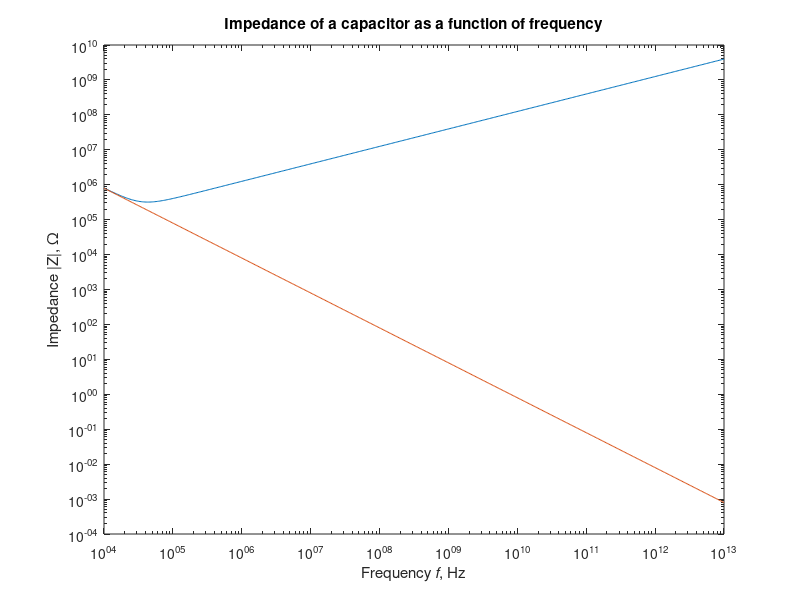

Source code (MATLAB):
clc;
clear all;
close all;


% Define constants
sigma_Cu = 64.5e6;
mu = 4*pi*1e-7;
N = 500;


% Get Values
C = 20e-12;
loss = 1e-4;
l = 2*0.025;
a = 2.032e-4;
f_min = 10e3;
f_max = 10e12;


f = f_min*((f_max/f_min).^((0:N)/N));
w = 2*pi*f;


Rs = 2*l/(2*a)*sqrt(mu*f/pi*sigma_Cu);
L = mu*(2*l)/(2*pi)*(log(2*(2*l)/a) -1);
Re = 1./(w*C*loss);


Z = Rs + 1j*w.*L+1./(1j*w*C + 1./Re);
Z_ideal = 1./(1j*w*C);


figure;
loglog(f, abs(Z), f, abs(Z_ideal));
title('Impedance of a capacitor as a function of frequency');
xlabel('Frequency {\itf}, Hz');
ylabel('Impedance |Z|, {\Omega}');
